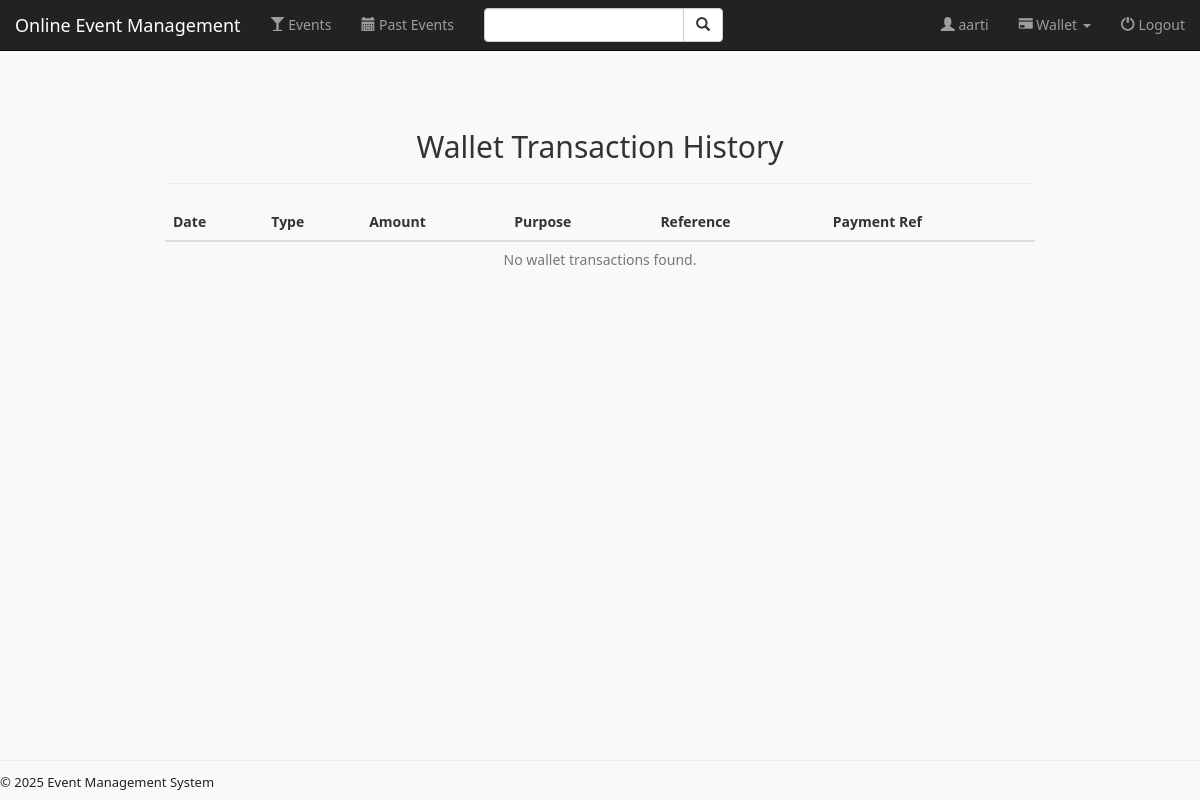
The app's page /user/wallet/history/ (signed in), older data.
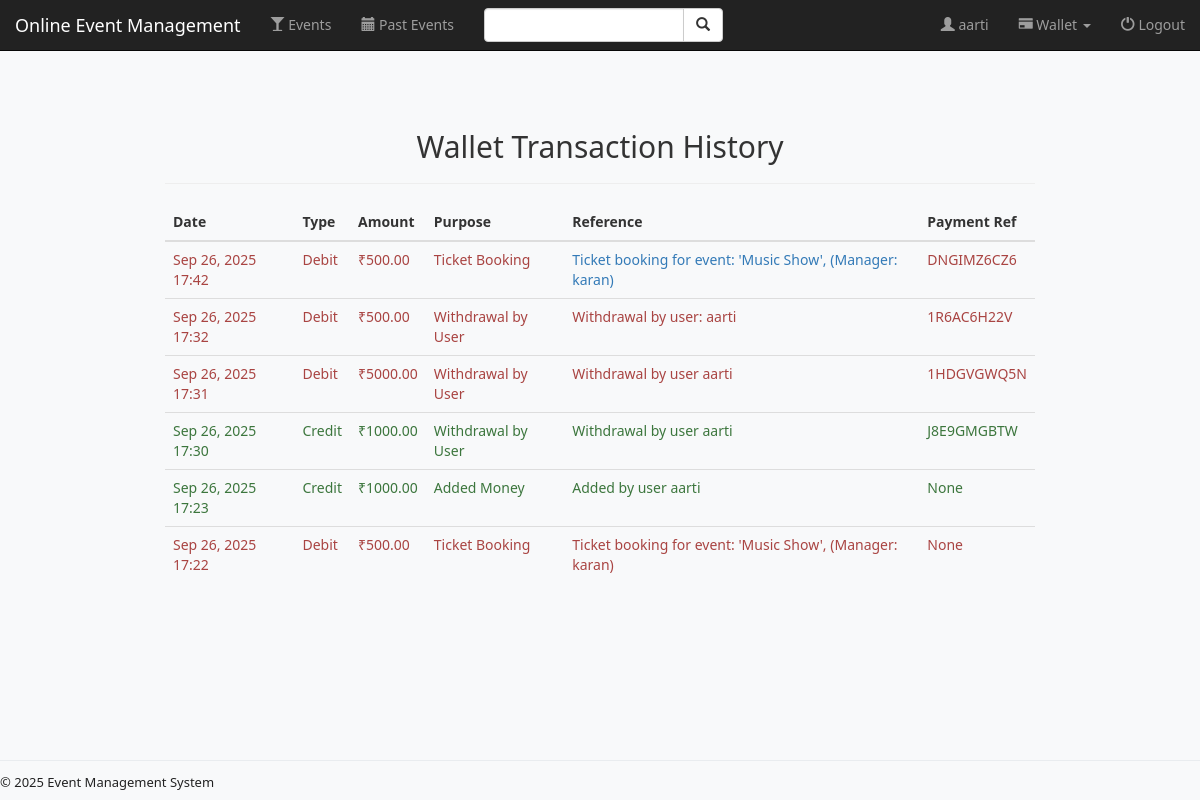
The same page, newer data.
### user/models.py (models this page shows, shortened)
class WalletTransaction(models.Model):
    class Type(models.TextChoices):
        CREDIT = "credit", "Credit"
        DEBIT = "debit", "Debit"
    class Purpose(models.TextChoices):
        ADDED_MONEY = "added_money", "Added Money"
        CREDITED_ON_BOOKING = "credited_on_booking", "Money Credited on Ticket Booking"
        WITHDRAWAL = "withdrawal", "Withdrawal by User"
        TICKET_BOOKING = "ticket_booking", "Ticket Booking"
    user = models.ForeignKey(User, on_delete=models.CASCADE, related_name='user_wallet_transactions')
    amount = models.DecimalField(max_digits=10, decimal_places=2)
    type = models.CharField(max_length=10, choices=Type.choices)
    purpose = models.CharField(max_length=30, choices=Purpose.choices)
    reference = models.CharField(max_length=255, blank=True, null=True)
    event = models.ForeignKey('event.Event', on_delete=models.SET_NULL, blank=True, null=True)
    payment_reference = models.CharField(max_length=255, blank=True, null=True)
    created_at = models.DateTimeField(default=timezone.now)

### user/views.py (the view)
# urls.py: path('wallet/history/', views.wallet_history, name='wallet_history'),
def wallet_history(request):
    if not request.user.is_authenticated:
        return redirect('user:login_user')
    transactions = WalletTransaction.objects.filter(user=request.user).order_by('-created_at')
    return render(request, 'user/wallet_history.html', {'transactions': transactions})

### user/templates/user/wallet_history.html (shortened to what this page needs)
{% extends 'event/base.html' %}
{% block body %}
<div class="container" style="margin-top:40px; max-width:900px;">
    <h2 class="text-center mb-4"> Wallet Transaction History</h2>
    <hr>
    <div class="table-responsive shadow rounded">
        <table class="table table-hover align-middle">
            <thead class="table-dark">
                <tr>
                    <th>Date</th>
                    <th>Type</th>
                    <th>Amount</th>
                    <th>Purpose</th>
                    <th>Reference</th>
                    <th>Payment Ref</th>
                </tr>
            </thead>
            <tbody>
                {% for txn in transactions %}
                <tr>
                    <td class="fw-bold {% if txn.type == 'credit' %}text-success{% else %}text-danger{% endif %}">{{ txn.created_at|date:'M d, Y H:i' }}</td>
                    <td>
                        {% if txn.type == 'credit' %}
                            <span  class="fw-bold text-success">Credit</span>
                        {% else %}
                            <span class="fw-bold text-danger">Debit</span>
                        {% endif %}
                    </td>
                    <td class="fw-bold {% if txn.type == 'credit' %}text-success{% else %}text-danger{% endif %}">₹{{ txn.amount }}</td>
                    <td class="fw-bold {% if txn.type == 'credit' %}text-success{% else %}text-danger{% endif %}">{{ txn.get_purpose_display }}</td>
                    <td  class="fw-bold {% if txn.type == 'credit' %}text-success{% else %}text-danger{% endif %}">
                        {% if txn.event and txn.purpose == 'ticket_booking' %}
                            <a href="{% url 'event:detail' txn.event.id %}">{{ txn.reference }}</a>
                        {% else %}
                            {{ txn.reference }}
                        {% endif %}
                    </td>
                    <td class="fw-bold {% if txn.type == 'credit' %}text-success{% else %}text-danger{% endif %}">{{ txn.payment_reference }}</td>
                </tr>
                {% empty %}
                <tr>
                    <td colspan="6" class="text-center text-muted">No wallet transactions found.</td>
                </tr>
                {% endfor %}
            </tbody>
        </table>
    </div>
</div>
{% endblock %}

Row changes from the older to the newer data that the page shows:
added WalletTransaction: created_at "Sep 26, 2025 17:42", type "Debit", amount "500.00", purpose "Ticket Booking", reference "Ticket booking for event: 'Music Show', (Manager: karan)", payment_reference "DNGIMZ6CZ6"
added WalletTransaction: created_at "Sep 26, 2025 17:32", type "Debit", amount "500.00", purpose "Withdrawal by User", reference "Withdrawal by user: aarti", payment_reference "1R6AC6H22V"
added WalletTransaction: created_at "Sep 26, 2025 17:31", type "Debit", amount "5000.00", purpose "Withdrawal by User", reference "Withdrawal by user aarti", payment_reference "1HDGVGWQ5N"
added WalletTransaction: created_at "Sep 26, 2025 17:30", type "Credit", amount "1000.00", purpose "Withdrawal by User", reference "Withdrawal by user aarti", payment_reference "J8E9GMGBTW"
added WalletTransaction: created_at "Sep 26, 2025 17:23", type "Credit", amount "1000.00", purpose "Added Money", reference "Added by user aarti", payment_reference "None"
added WalletTransaction: created_at "Sep 26, 2025 17:22", type "Debit", amount "500.00", purpose "Ticket Booking", reference "Ticket booking for event: 'Music Show', (Manager: karan)", payment_reference "None"
Text that changed along with them:
text no longer shown: "No wallet transactions found."
